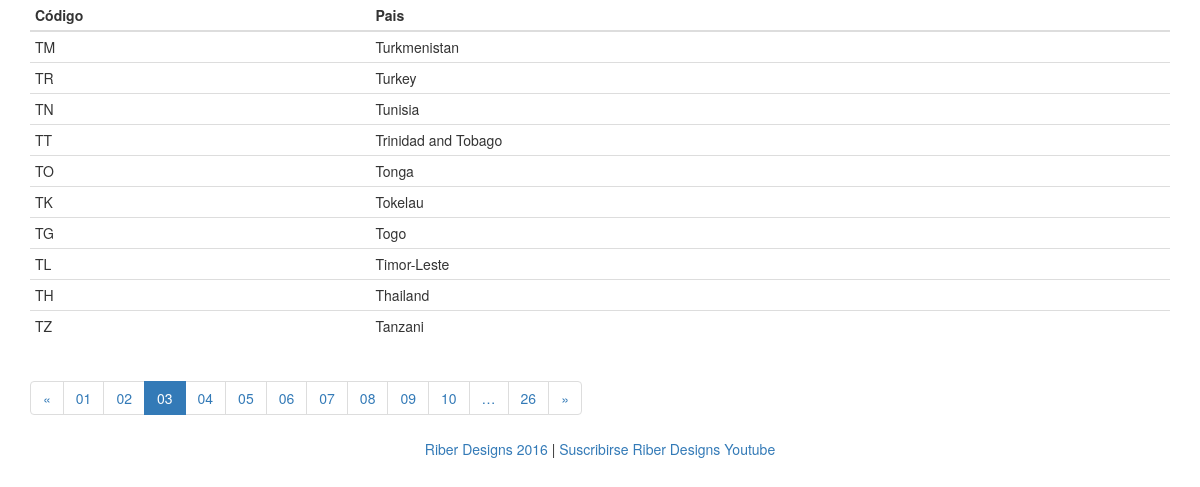
/?page=3, run on the app's committed database.
### tables this page shows
CREATE TABLE IF NOT EXISTS `Paises` (
  `Codigo` varchar(2) NOT NULL,
  `Pais` varchar(100) NOT NULL,
  PRIMARY KEY (`Codigo`)
);

### classPais.php (called while the page is built, shortened)
<?php
class Pais {
	public function mostrar_pais(){
		$bd= new connexio();
		$result=$bd->query("SELECT * FROM paises ORDER BY Pais DESC");
		$pais=array();
		while ($row = $result->fetch_object()) {
			$pais[]=array("Codigo"=>$row->Codigo,"Pais"=>utf8_decode($row->Pais));
		}
		$imprime= json_encode($pais);
		return $imprime;
	}
}

### index.php (the view, shortened to what this page needs)
<!DOCTYPE html>
<html>
<head>
	<link rel="stylesheet" href="css/bootstrap.min.css">
	<?php
	require_once 'classPais.php';
	require_once 'Zebra_Pagination.php';
	?>
</head>
<body>
	<div class="container">
		<table class="table table-condensed">
			<thead>
				<tr>
					<th>Código</th>
					<th>Pais</th>
				</tr>
			</thead>
			<tbody>
				<?php
				$pais = new Pais();
				$url=json_decode($pais->mostrar_pais(),true);
				$total_registro=count($url);
                $resultado = 10;
              	$limite=10;
              	$paginacion = new Zebra_Pagination();
              	$paginacion->records($total_registro);
              	$paginacion->records_per_page($resultado);
              	$url2=(($paginacion->get_page()-1)*$resultado);
              	$array=array_slice($url, $url2,$limite);
				foreach ($array as $key => $valor) {
				?>
				<tr>
					<td><?php echo $valor['Codigo']; ?></td>
					<td><?php echo $valor['Pais']; ?></td>
				</tr>
				<?php
				}
				?>
			</tbody>
		</table>
	</div>
	<footer>
		<center><a  href="http://www.riberdesigns.es" "email me">Riber Designs 2016</a> | <a  href="https://www.youtube.com/user/tribersounds" "email me">Suscribirse Riber Designs Youtube</a></center>
	</footer>
</body>
</html>

### data on the page
paises: Codigo "TM", Pais "Turkmenistan"
paises: Codigo "TR", Pais "Turkey"
paises: Codigo "TN", Pais "Tunisia"
paises: Codigo "TT", Pais "Trinidad and Tobago"
paises: Codigo "TO", Pais "Tonga"
paises: Codigo "TK", Pais "Tokelau"
paises: Codigo "TG", Pais "Togo"
paises: Codigo "TL", Pais "Timor-Leste"
paises: Codigo "TH", Pais "Thailand"
paises: Codigo "TZ", Pais "Tanzani"

### other printed values
$this->_properties['previous'] "«"
$this->_properties['next'] "»"
